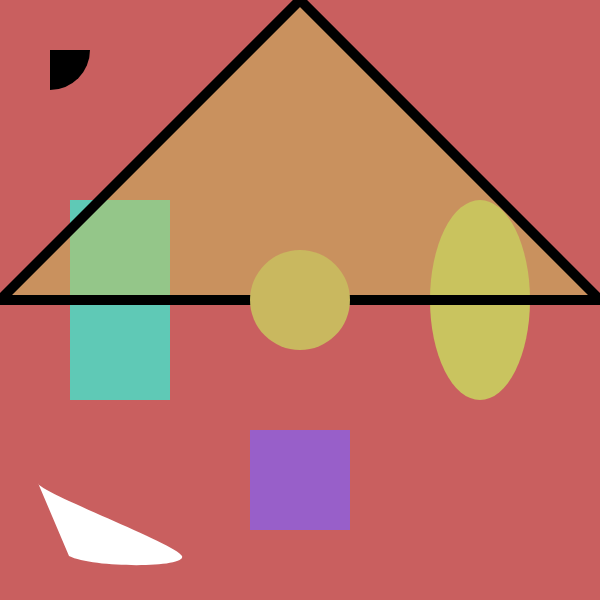
Frame 1 (no input)
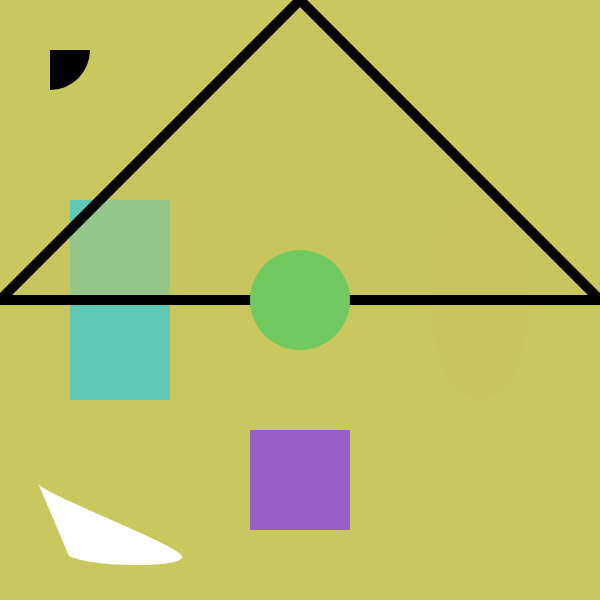
Frame 60 (no input)
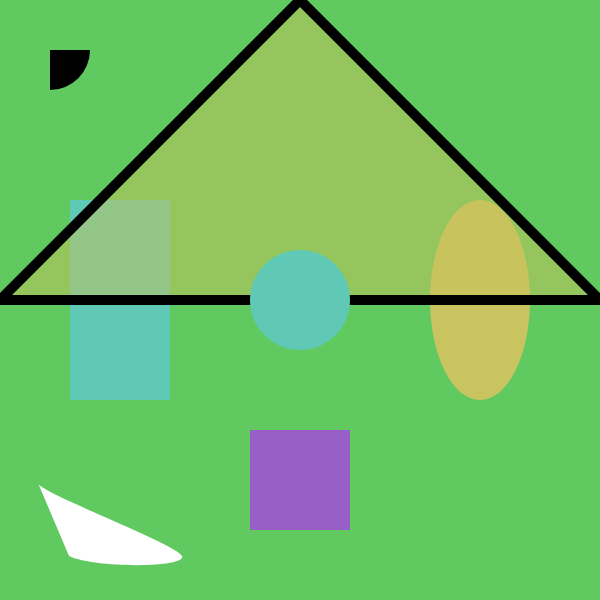
Frame 120 (the mouse pressed at the canvas centre since frame 60)

The p5.js sketch that drew these frames (run headless with seeded random() and noise() and a simulated clock; from frame 60 on, the mouse is pressed at the canvas centre):

// p5.js sketch
// ── sketch.js
//Demo 1: Shape and Color

//Put global variables here
let c; //color

function setup() {
  createCanvas(600, 600); //w, h
  
  colorMode(HSB); //Hue, saturation, brightness 
  rectMode(CENTER);
  
  c = 0; 
  
}

function draw() {
  background(c, 53, 79); //r, g, b
  
  //SHAPES ----------------------------------------
  
  noStroke(); 
  
  fill(272, 53, 79);
  square(width/2, height*0.8, 100); //x, y, s
  
  fill(57, 53, 79); //mustard yellow
  ellipse(width*0.8, height/2, 100, 200); //X, Y, W, H
  
  fill(169, 53, 79);
  rect(width*0.2, height/2, 100, 200); //x, y, w, h 
  
  strokeWeight(10);
  stroke(0);
  fill(57, 53, 79, 0.5); //h s b a
  triangle(300, 0, 600, 300, 0, 300); 
  
  //CIRCLE ------------------------
  noStroke(); 
  fill(c+50, 53, 79);
  circle(width/2, height/2, 100); //x, y, d
  
  fill(0); 
  arc(50, 50, 80, 80, 0, HALF_PI);
  
  fill(255);
  
  beginShape();
  curveVertex(38, 483);
  curveVertex(69, 556);
  curveVertex(182, 556);
  curveVertex(38, 483);
  curveVertex(185, 502);
  endShape(); 

  c += 1;
  c = c%360; 
}

function mousePressed(){
  console.log(mouseX, mouseY);
}
